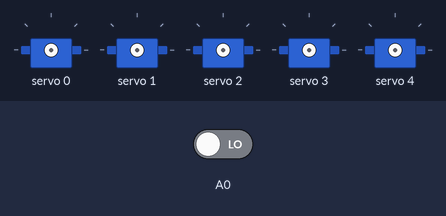
Bench run of a sketch on a simulated Arduino Uno, built with avr-gcc and run on an emulated ATmega328P. On the bench: 5 × servo. Inputs (shaded band) come from the test bench; at power-on: A0 LOW. What the sketch prints to the serial monitor is not drawn.

Above: at 1.2 s.
1.3 s: A0 driven HIGH
At 3.99 s:
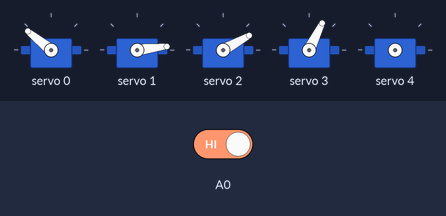
At 8.4 s:
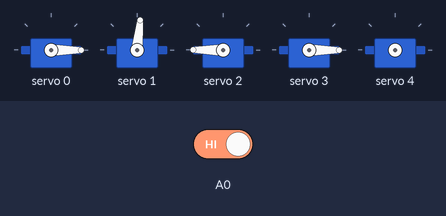
Timing chart, 0 to 21.1 s (numbered marks = the images above; inputs shaded):
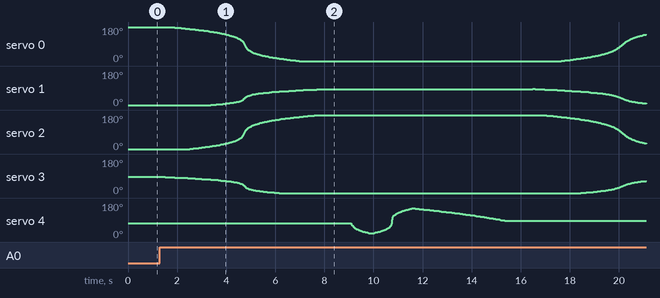

The sketch:

Quetzal.ino
```cpp
#include <Wire.h>
#include <Adafruit_PWMServoDriver.h>

Adafruit_PWMServoDriver pwm = Adafruit_PWMServoDriver();


#define SERVOMIN  100 // this is the 'minimum' pulse length count (out of 4096)
#define SERVOMAX  600 // this is the 'maximum' pulse length count (out of 4096)

uint8_t servonum = 0;

long lastMillis;

void setup() {
  Serial.begin(9600);
  Serial.println("16 channel Servo test!");
  pinMode(A0,INPUT);
  pwm.begin();
  pwm.setPWMFreq(60);  // Analog servos run at ~60 Hz updates
}

// you can use this function if you'd like to set the pulse length in seconds
// e.g. setServoPulse(0, 0.001) is a ~1 millisecond pulse width. its not precise!

void loop() {
  // Drive each servo one at a time
  //Serial.println(servonum);
  lastMillis=millis();
  while(millis()-lastMillis<120000){
    Serial.println(digitalRead(A0));
    if(digitalRead(A0)){
      moveWings();
    }
  }
}

//degrees to pulses
void moveDegree(int s, int deg){
  int pulselength = map(deg, 0, 180, SERVOMIN, SERVOMAX);
  pwm.setPWM(s, 0, pulselength);
}

double delayNormal(int x,float m, float sigma){
  double res=m*(90-(1/(sigma*sqrt(2*PI))*exp(-sq(x-m)/(2*sq(sigma)))));
  return res;
}

void moveWings(){
  for (uint16_t deg = 0; deg < 180; deg++) {
    moveDegree(0, 180 - deg);
    moveDegree(1, deg / 2);
    moveDegree(2, deg);
    moveDegree(3, 90 - deg / 2);
    delay(1 + sq(deg - 90) / 80);
    //Serial.println(deg);
  }
  delay(1000);
  for (uint16_t deg = 90; deg >= 30; deg--) {
     moveDegree(4, deg);
     delay( sq(deg - 90) / 90);
   }
   for (uint16_t deg = 30; deg <= 150; deg++) {
     moveDegree(4, deg);
     delay( sq(deg - 90) / 90);
   }
   for (uint16_t deg = 150; deg >= 90; deg--) {
     moveDegree(4, deg);
     delay(50 + sq(deg - 90) / 90);
   }

  delay(1000);
  for (uint16_t deg = 180; deg > 0; deg--) {
    moveDegree(0, 180 - deg);
    moveDegree(1, deg / 2);
    moveDegree(2, deg);
    moveDegree(3, 90 - deg / 2);
    delay(7 + sq((180 - deg) - 90) / 90);
  }
  delay(1000);


}
```

Measured:
- after the input at 1.3 s, servo 1: rises from 0° to 85° in 13.1 s, then falls to 8° in 4.5 s; servo 2: rises from 0° to 180° in 5.3 s, then falls to 30° in 13.3 s; servo 3: 85° → 84° after 0.21 s, → 83° 0.20 s later, → 82° 0.19 s later, → 81° 0.18 s later, … (123 changes in this stretch)
